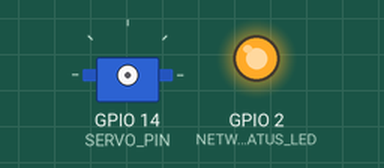
Recording of a sketch running on a simulated ESP8266 (NodeMCU). On the bench: servo, output pins drawn as LEDs (lit = HIGH). WiFi joins after 1.5 s; servers stay silent unless stated; uploads are accepted with an empty reply; what the sketch prints to the serial monitor is not drawn.

Above: at 0.1 s.
At 1.6 s:
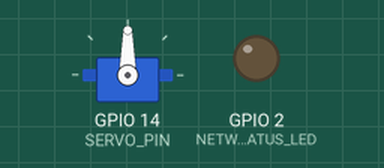
Timing chart, 0 to 3.1 s (numbered marks = the images above):
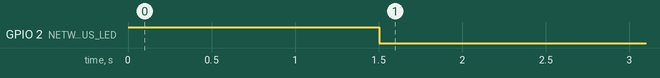

The sketch:

demo_v1.ino
```cpp
// (licence header left out)
#include "BitcoinTracker.h"
#include "Keys.h"

#define NETWORK_STATUS_LED 2
#define ACTION_LED LED_BUILTIN

#define LED_ON false
#define LED_OFF true


BitcoinTracker tracker ;

void connectLEDs()
{
  pinMode(ACTION_LED, OUTPUT) ;
  pinMode(NETWORK_STATUS_LED, OUTPUT) ;
}

void setNetworkLEDState(bool state)
{
  digitalWrite(NETWORK_STATUS_LED, state) ;
}

void setActionLEDState(bool state)
{
  digitalWrite(ACTION_LED, state) ;
}

void blinkActionLED()
{
  setActionLEDState(LED_ON) ;
  delay(50) ;
  setActionLEDState(LED_OFF) ;

}

void setup() {
  Serial.begin(115200) ;
  connectLEDs() ;

  setNetworkLEDState(LED_OFF) ;
  setActionLEDState(LED_OFF) ;

  Serial.printf("Attempting to connect to WiFi network with SSID = %s\n", WiFiSSID.c_str()) ;
  WiFi.begin(WiFiSSID.c_str(), WiFiPassword.c_str()) ;

  while(WiFi.status() != WL_CONNECTED)
  {
    delay(100) ;
    Serial.print(".") ;
  }

  setNetworkLEDState(LED_ON) ;
  Serial.printf("\nConnection Successful. IP: %s\n", WiFi.localIP().toString().c_str()) ;

  tracker.initialize() ;

}

void loop() {
    if( WiFi.status() == WL_CONNECTED)
    {
      blinkActionLED() ;
      setNetworkLEDState(LED_ON) ;
      tracker.updatePrice() ;
      tracker.displayPriceUpdate() ;
    }
    else setNetworkLEDState(LED_OFF) ;
    delay(5000) ;
    Serial.printf("end of main loop.\n") ;
}
```

BitcoinTracker.cpp
```cpp
#include "BitcoinTracker.h"

double BitcoinTracker::getLatestBitcoinPrice()
{
  return _price ;
}

// This function was borrowed from the Google Paper Signals code.
// See: https://papersignals.withgoogle.com/ for more information
String makeLessPrettyJSON(String JSONData)
{
  String notPretty = "";
  for(int i = 0; i < JSONData.length(); i++)
  {
    if(JSONData.charAt(i) != '\n' && JSONData.charAt(i) != '\r' &&
      JSONData.charAt(i) != ' ' && JSONData.charAt(i) != '  ' &&
      JSONData.charAt(i) != '[' && JSONData.charAt(i) != ']')
    {
      notPretty += JSONData.charAt(i);
    }
  }

  return notPretty;
}

void BitcoinTracker::updatePrice()
{
  // MAKE THE API CALL BRO
  String payload = getJson(api_host, api_path) ;
  Serial.println(payload) ;

  DynamicJsonBuffer jsonBuffer ;
  JsonObject& root = jsonBuffer.parseObject(makeLessPrettyJSON(payload)) ;

  if(!root.success())
  {
    Serial.println("Failed to parse json payload\n");
  }

  _lastPrice = _price ;

  String strprice = root["price_usd"];

  Serial.printf("STRING price is %s\n",strprice.c_str());

  _price = strtod(strprice.c_str(),nullptr) ;
}

void BitcoinTracker::displayPriceUpdate()
{
  Serial.printf("Got BTC price: %lf\n", _price) ;
  double priceChange = _price - _lastPrice ;

  if ( priceChange > 0 )
  {
    servo.write(POS_UP) ;
    Serial.printf("Setting motor to POS_UP (%d degrees)\n", POS_UP) ;
  }
  else if ( priceChange < 0 )
  {
    servo.write(POS_DOWN) ;
    Serial.printf("Setting motor to POS_DOWN (%d degrees)\n", POS_DOWN) ;
  }
  else
  {
    servo.write(POS_CENTER) ;
    Serial.printf("Setting motor to POS_CENTER (%d degrees)\n", POS_CENTER) ;
  }
}

void BitcoinTracker::initialize()
{
  servo.attach(SERVO_PIN) ;
  servo.write(POS_CENTER) ;

}

String BitcoinTracker::getJson(String api_host, String api_path)
{
  Serial.printf("Attempting to fetch new price data from %s\n", api_host.c_str()) ;

  if (!client.connect(api_host.c_str(), httpsPort))
  {
    Serial.printf("Connection Failure!\n") ;
    return "FAIL" ;
  }

  Serial.printf("Connected. Requesting data from path %s\n", api_path.c_str()) ;

  String apiGetRequest = "GET " + api_path + " HTTP/1.1\r\n" +
                         "Host: " + api_host + "\r\n" +
                         "User-Agent: BuildFailureDetectorESP8266\r\n" +
                         "Connection: close\r\n\r\n" ;

  client.print(apiGetRequest) ;
  Serial.printf("Sent the following GET request:\n%s", apiGetRequest.c_str()) ;

  while (client.connected())
  {
    String line = client.readStringUntil('\n') ;
    if ( line.indexOf("Date") != -1 )
    {
      _dateLastUpdate = line ;
    }
    Serial.println(line) ;
    if ( line == "\r" )
    {
      Serial.println("Headers Recieved.") ;
      break ;
    }
  }

  String payload = client.readString() ;

  Serial.printf("RECIEVED REPLY:\n%s\nEND OF REPLY\n", payload.c_str()) ;

  return payload ;

}
```

BitcoinTracker.h
```cpp
#ifndef BITBOIN_TRACKER_H
#define BITCOIN_TRACKER_H

#include <Arduino.h>
#include <ArduinoJson.h>
#include <ESP8266WiFi.h>
#include <WiFiClientSecure.h>
#include <Servo.h>
#include <ESP8266HTTPClient.h>

#define SERVO_PIN 14

#define POS_CENTER 90
#define POS_UP 110
#define POS_DOWN 70

class BitcoinTracker {
  double _price ;
  double _lastPrice ;
  String _dateLastUpdate ;
public:
  BitcoinTracker() {} ;
  ~BitcoinTracker() {} ;

  WiFiClientSecure client ;
  const int httpsPort = 443 ;

  String api_host = "api.coinmarketcap.com" ;
  String api_path = "/v1/ticker/bitcoin/" ;

  Servo servo ;

  void initialize() ;

  double getLatestBitcoinPrice() ;
  void displayPriceUpdate() ;
  void updatePrice() ;
  String getJson(String api_host, String api_path) ;
} ;

#endif // BITCOIN_TRACKER_H
```

Keys.h
```cpp
#ifndef KEYS_H
#define KEYS_H

const String WiFiSSID = "ENTER_YOUR_SSID" ;
const String WiFiPassword = "ENTER_YOUR_PASSWORD" ;

#endif // KEYS_H
```
